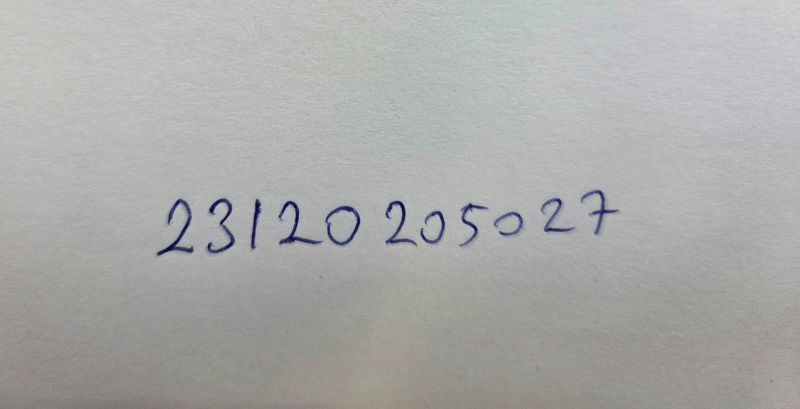
#> input picture okulnoelyazisi.jpeg, 1599 x 818 px (shown at 1/2 size)
$ jupyter execute --allow-errors mnist_mlp.ipynb
#> lines starting #> are read from the running program, lines starting #| are printed output that depends on the picture; after the words box and inside, x2 and y2 are one past the last pixel; in counts of white or black regions, pixels touching at a corner belong together
# MNIST ile MLP Tabanlı El Yazısı Rakam Tanıma

**Öğrenci No:** 23120205027

Bu notebook şunları yapar:
1. MNIST'i **train / validation / test** olarak ayırır (test verisi model geliştirmede kullanılmaz).
2. **Deney 1:** Temel MLP (2 hidden layer, ReLU, CrossEntropyLoss, Adam) eğitir; loss/accuracy, test accuracy ve eğitim süresini raporlar, grafikleri çizer.
3. **Deney 2:** Farklı hiperparametre yapılandırmalarını karşılaştırır (model seçimi yalnızca validation accuracy ile yapılır).
4. Kendi el yazımla yazdığım okul numarasını MNIST formatına getirip (gri ton, 28×28, siyah arka plan / beyaz rakam, normalizasyon) modele verir.

> Colab'da: `Çalışma zamanı → Çalışma zamanı türünü değiştir → T4 GPU` seçilirse daha hızlı çalışır (CPU'da da çalışır).

[cell 1]
import os, time, random, copy
import numpy as np
import torch
import torch.nn as nn
import torch.nn.functional as F
import matplotlib.pyplot as plt
from torchvision import datasets
from PIL import Image, ImageFilter
from scipy import ndimage

SEED = 42
def set_seed(seed=SEED):
#> called with seed = 42
    random.seed(seed); np.random.seed(seed); torch.manual_seed(seed); torch.cuda.manual_seed_all(seed)
#> (this line was passed over: torch is not available in this run)
#> (this line was passed over: torch is not available in this run)
set_seed()

#> (the rest of this cell did not finish here and is left out)

## 1. Veri Seti ve Train / Validation / Test Ayrımı

- MNIST'in resmi **60.000** görüntülük eğitim kümesi → **50.000 train + 10.000 validation** (sabit seed ile rastgele bölme).
- MNIST'in resmi **10.000** görüntülük test kümesi → **test** (sadece en sonda, bir kez değerlendirme için).
- Ön işleme: piksel değerleri [0,1] aralığına ölçeklenir, ardından MNIST ortalama/std'si ile normalize edilir: `(x - 0.1307) / 0.3081`.
- MLP girdisi: 28×28 görüntü → 784 boyutlu vektör (flatten).

[cell 2]
MNIST_MEAN, MNIST_STD = 0.1307, 0.3081

#> (the rest of this cell did not finish here and is left out)

## 2. Model ve Eğitim Fonksiyonları

MLP: `784 → hidden_1 → ReLU → ... → hidden_k → ReLU → 10`. Çıkışta softmax yok; `nn.CrossEntropyLoss` softmax + negative log-likelihood'u kendi içinde uygular.

Her epoch sonunda validation accuracy ölçülür ve **en iyi validation accuracy'e sahip ağırlıklar** saklanır (model seçimi test verisine bakılmadan yapılır).

[cell 3]
class MLP(nn.Module):
    # [10 lines left out: function __init__, not called in this run]

    def forward(self, x):
        return self.net(x.view(x.size(0), -1))


#> (the rest of this cell did not finish here and is left out)

## 3. Deney 1 – Temel MLP Modeli

| Hiperparametre | Değer |
|---|---|
| Mimari | 784 → 256 → 128 → 10 (2 hidden layer) |
| Aktivasyon | ReLU |
| Loss | CrossEntropyLoss |
| Optimizer | Adam |
| Learning rate | 0.001 |
| Batch size | 128 |
| Epoch | 20 |
| Dropout / weight decay | yok |
| Seed | 42 |

[cell 4]
BASE_CFG = dict(name="Temel MLP", hidden=(256, 128), optimizer="adam", lr=1e-3,
                batch_size=128, epochs=20, dropout=0.0)

#> (the rest of this cell did not finish here and is left out)

### Deney 1 Sonuçları
Validation'a göre en iyi epoch'taki ağırlıklar seçildi. **Test accuracy sadece burada, bir kez hesaplanır.**

#> (a cell that did not finish here is left out)

#> (a cell that did not finish here is left out)

## 4. Deney 2 – Hiperparametre Karşılaştırması

Temel modelden yola çıkarak **her seferinde bir hiperparametre** değiştirilir. Tüm modeller aynı train/validation ayrımıyla, aynı seed ile eğitilir.
En iyi yapılandırma **validation accuracy**'ye göre seçilir; test accuracy yalnızca bilgi amaçlı tabloya eklenir (seçimde kullanılmaz).

[cell 7]
EXP_EPOCHS = 15
CONFIGS = [
    dict(name="Temel (256-128, Adam 1e-3)", hidden=(256, 128), optimizer="adam", lr=1e-3,  batch_size=128, epochs=EXP_EPOCHS),
    dict(name="Küçük ağ (64-32)",           hidden=(64, 32),   optimizer="adam", lr=1e-3,  batch_size=128, epochs=EXP_EPOCHS),
    dict(name="Büyük ağ (512-256)",         hidden=(512, 256), optimizer="adam", lr=1e-3,  batch_size=128, epochs=EXP_EPOCHS),
    dict(name="Derin ağ (512-256-128)",     hidden=(512, 256, 128), optimizer="adam", lr=1e-3, batch_size=128, epochs=EXP_EPOCHS),
    dict(name="Yüksek LR (Adam 1e-2)",      hidden=(256, 128), optimizer="adam", lr=1e-2,  batch_size=128, epochs=EXP_EPOCHS),
    dict(name="Düşük LR (Adam 1e-4)",       hidden=(256, 128), optimizer="adam", lr=1e-4,  batch_size=128, epochs=EXP_EPOCHS),
    dict(name="SGD (lr 0.01)",              hidden=(256, 128), optimizer="sgd",  lr=1e-2,  batch_size=128, epochs=EXP_EPOCHS),
    dict(name="SGD + momentum 0.9",         hidden=(256, 128), optimizer="sgd",  lr=1e-2,  momentum=0.9, batch_size=128, epochs=EXP_EPOCHS),
    dict(name="Büyük batch (512)",          hidden=(256, 128), optimizer="adam", lr=1e-3,  batch_size=512, epochs=EXP_EPOCHS),
    dict(name="Dropout 0.2",                hidden=(256, 128), optimizer="adam", lr=1e-3,  batch_size=128, epochs=EXP_EPOCHS, dropout=0.2),
    dict(name="Büyük ağ + Dropout 0.3",     hidden=(512, 256), optimizer="adam", lr=1e-3,  batch_size=128, epochs=EXP_EPOCHS, dropout=0.3),
]

results = []
#> (the rest of this cell did not finish here and is left out)

[cell 8]
header = f"{'Yapılandırma':<30}{'Param':>10}{'Epoch':>7}{'TrLoss':>8}{'VaLoss':>8}{'TrAcc':>8}{'VaAcc':>8}{'TeAcc':>8}{'Süre(s)':>9}"
print(header); print("-" * len(header))
for r in results:
    n_p = sum(p.numel() for p in r["model"].parameters())
    print(f"{r['cfg']['name']:<30}{n_p:>10,}{r['best_epoch']:>7}{r['train_loss']:>8.4f}{r['val_loss']:>8.4f}"
          f"{r['train_acc']*100:>7.2f}%{r['val_acc']*100:>7.2f}%{r['test_acc']*100:>7.2f}%{r['time']:>9.1f}")

#> (the rest of this cell did not finish here and is left out)

## 5. Kendi El Yazımın Hazırlanması ve Tahmin

Fotoğraf: beyaz kâğıt üzerine mavi tükenmez kalemle yazılmış okul numarası (`okulnoelyazisi.jpeg`).

MNIST formatına getirme adımları:
1. **Gri tonlamaya çevirme.**
2. **Aydınlatma düzeltme:** büyük Gaussian blur ile arka plan tahmini yapılıp görüntü bu arka plana bölünür (fotoğraftaki gölge/ışık farkı giderilir).
3. **Renk ters çevirme:** MNIST'te arka plan siyah (0), rakam beyazdır → mürekkep parlak, kâğıt 0 olur.
4. **Otsu eşikleme + bağlantılı bileşen analizi** ile rakamlar ayrı ayrı bulunur, soldan sağa sıralanır.
5. **Kalınlaştırma:** tükenmez kalem çizgisi MNIST'e göre ince olduğu için hafif dilation uygulanır.
6. **MNIST'teki gibi boyutlandırma:** rakam en-boy oranı korunarak 20×20 kutuya sığdırılır, 28×28 tuvale yerleştirilir ve kütle merkezi ortaya kaydırılır.
7. **Normalizasyon:** [0,1] → `(x - 0.1307) / 0.3081` (eğitim verisiyle aynı).

[cell 9]
IMAGE_PATH = "okulnoelyazisi.jpeg"
STUDENT_NO = "23120205027"

if not os.path.exists(IMAGE_PATH):
    try:
        from google.colab import files
        print("Okul numarası fotoğrafını yükleyin:")
        IMAGE_PATH = list(files.upload().keys())[0]
    except ImportError:
        raise FileNotFoundError(f"{IMAGE_PATH} bulunamadı")
print("Görüntü:", IMAGE_PATH)

[cell 10]
def otsu_threshold(x):
    hist, edges = np.histogram(x, bins=256, range=(0, 1))
    p = hist / hist.sum()
    w = np.cumsum(p)
    mu = np.cumsum(p * edges[:-1])
    between = (mu[-1] * w - mu) ** 2 / (w * (1 - w) + 1e-12)
    return edges[np.argmax(between)]


def to_mnist_style(crop):
    # crop: siyah arka plan, beyaz rakam, değerler 0..1
    h, w = crop.shape
    stroke = max(1, round(max(h, w) / 25))
    crop = ndimage.grey_dilation(crop, size=(stroke, stroke))         # çizgiyi kalınlaştır
    side = max(h, w) + 2 * stroke
    square = np.zeros((side, side), np.float32)
    y0, x0 = (side - h) // 2, (side - w) // 2
    square[y0:y0 + h, x0:x0 + w] = crop                                # en-boy oranını koru
    d20 = Image.fromarray((square * 255).astype(np.uint8)).resize((20, 20), Image.LANCZOS)
    out = np.zeros((28, 28), np.float32)
    out[4:24, 4:24] = np.asarray(d20, np.float32) / 255.0             # 20x20 → 28x28 tuval
    cy, cx = ndimage.center_of_mass(out)
    out = ndimage.shift(out, (14 - cy, 14 - cx), order=1, mode="constant")  # kütle merkezini ortala
    return np.clip(out, 0, 1)


def preprocess_number_image(path):
#> called with path = 'okulnoelyazisi.jpeg'
    gray = Image.open(path).convert("L")                               # 1) gri ton
    bg = gray.filter(ImageFilter.GaussianBlur(radius=40))              # 2) arka plan tahmini
    g = np.asarray(gray, np.float32)
    b = np.asarray(bg, np.float32) + 1e-6
    ink = np.clip(1.0 - g / b, 0, 1)                                    # 3) ters çevir: mürekkep parlak
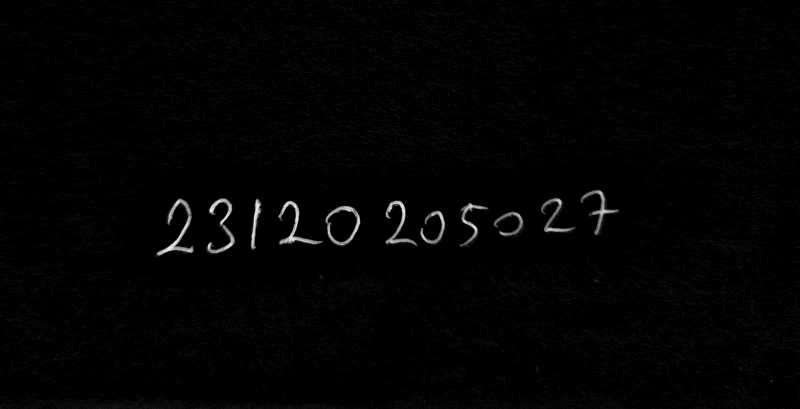
#> ink: shape (818, 1599) float32 (shown at 1/2 size); min 0, max 0.981, mean 0.0125
    ink /= ink.max()

    thr = otsu_threshold(ink)                                           # 4) eşikleme
#> in otsu_threshold, `hist, edges = np.histogram(x, bins=256, range=(0, 1))`: hist = 256 values, max 816953 at index 0, min 0 at index 248, mean 5109.3; edges = 257 values from 0 to 1
#> in otsu_threshold, `p = hist / hist.sum()`: p = 256 values, max 0.625 at index 0, min 0 at index 248, mean 0.00391
#> in otsu_threshold, `w = np.cumsum(p)`: w = 256 values from 0.625 to 1
#> in otsu_threshold, `mu = np.cumsum(p * edges[:-1])`: mu = 256 values from 0 to 0.0119
#> in otsu_threshold, `between = (mu[-1] * w - mu) ** 2 / (w * (1 - w) + 1e-12)`: between = 256 values, max 0.00348 at index 78, min 7.53e-23 at index 255, mean 0.0023
#> thr = 0.305
    mask = ink > thr
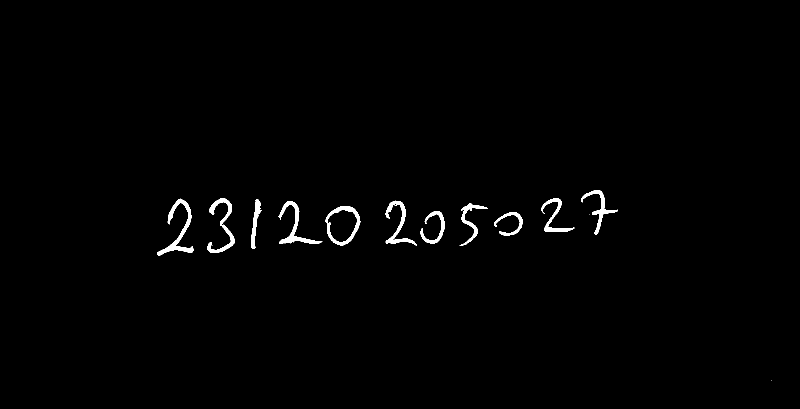
#> mask: shape (818, 1599) bool (shown at 1/2 size); 0.97% white; 15 white regions (3 under 20 px), largest, box (x1, y1, x2, y2) and area: (314, 397, 387, 511) 1751, (557, 402, 645, 488) 1454, (651, 412, 721, 491) 1370
    labels, n = ndimage.label(ndimage.binary_dilation(mask, iterations=2))
#> labels: shape (818, 1599) int32; 13 distinct labels, from 0 to 12
#> n = 12
    sizes = ndimage.sum(mask, labels, range(1, n + 1))
#> sizes = [1091, 1751, 1461, 988, 787, 1271, 1454, 925, 1370, 875, 707, 1]
    objs = ndimage.find_objects(labels)
#> objs = 12 items
    boxes = [objs[i] for i in range(n) if sizes[i] > 0.15 * sizes.max()]   # küçük lekeleri at
#> boxes = 11 items
    boxes.sort(key=lambda s: s[1].start)

    merged = []                                                         # aynı rakama ait parçaları birleştir
    for s in boxes:
        if merged:
            m = merged[-1]
            overlap = min(m[1].stop, s[1].stop) - max(m[1].start, s[1].start)
            if overlap > 0.5 * min(m[1].stop - m[1].start, s[1].stop - s[1].start):
                merged[-1] = (slice(min(m[0].start, s[0].start), max(m[0].stop, s[0].stop)),
                              slice(min(m[1].start, s[1].start), max(m[1].stop, s[1].stop)))
                continue
        merged.append(s)
#> this loop made 11 passes
#> overlap on passes 2 to 11: -24, -28, -30, -2, -46, -2, -25, -8, -32, -9
#> after the loop, merged = 11 items

    digits = []
    for s in merged:
        crop = ink[s] * (ink[s] > thr * 0.6)
        digits.append(to_mnist_style(crop / crop.max()))                # 5-6) MNIST biçimi
#> this loop made 11 passes
#> (h in to_mnist_style, w in to_mnist_style, stroke in to_mnist_style, side in to_mnist_style, y0 in to_mnist_style, x0 in to_mnist_style, cy in to_mnist_style, cx in to_mnist_style) on passes 1 to 11: (118, 77, 5, 128, 5, 25, 14.52, 14.36), (113, 59, 5, 123, 5, 32, 13.38, 13.8), (104, 25, 4, 112, 4, 43, 12.8, 13.03), (90, 92, 4, 100, 5, 4, 14.77, 10.98), (83, 74, 3, 89, 3, 7, 12.82, 13.69), (95, 67, 4, 103, 4, 18, 13.28, 12.18), (69, 54, 3, 75, 3, 10, 13.56, 14.42), (90, 61, 4, 98, 4, 18, 11.69, 12.13), (52, 62, 2, 66, 7, 2, 12.81, 14.69), (71, 71, 3, 77, 3, 3, 14.49, 11.87), (93, 78, 4, 101, 4, 11, 11.87, 13.32)
#> pass 1, in preprocess_number_image, `crop = ink[s] * (ink[s] > thr * 0.6)`:
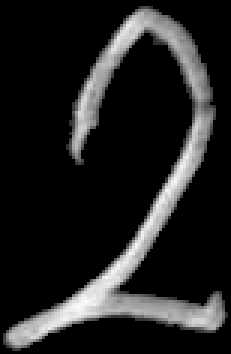
#> crop: shape (118, 77) float32 (shown 3 times larger); min 0, max 0.987, mean 0.132
#> pass 1, in to_mnist_style, `crop = ndimage.grey_dilation(crop, size=(stroke, stroke))`:
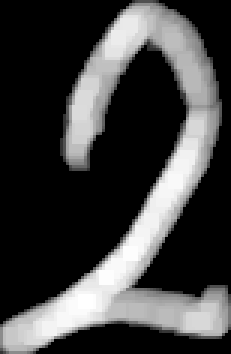
#> crop: shape (118, 77) float32 (shown 3 times larger); min 0, max 1, mean 0.252
#> pass 1, in to_mnist_style, `d20 = Image.fromarray((square * 255).astype(np.uint8)).resize((20, 20)..`:
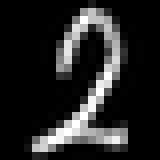
#> d20: PIL image 20x20 L (shown 8 times larger); min 0, max 255, mean 36.8
#> pass 1, in to_mnist_style, `out = ndimage.shift(out, (14 - cy, 14 - cx), order=1, mode="constant")`:
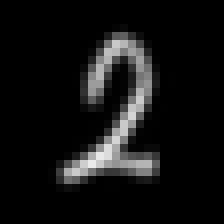
#> out: shape (28, 28) float32 (shown 8 times larger); min 0, max 0.919, mean 0.0737
#> after the loop:
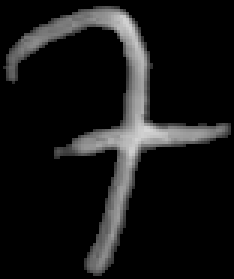
#> crop: shape (93, 78) float32 (shown 3 times larger); min 0, max 0.84, mean 0.0885
#> after the loop, digits = 11 items
    return np.asarray(gray), ink, mask, merged, np.stack(digits)


gray, ink, mask, boxes, my_digits = preprocess_number_image(IMAGE_PATH)
#> boxes = 11 items
print(f"Bulunan rakam sayısı: {len(my_digits)} (beklenen: {len(STUDENT_NO)})")
#| Bulunan rakam sayısı: 11 (beklenen: 11)

fig, ax = plt.subplots(3, 1, figsize=(12, 7))
ax[0].imshow(gray, cmap="gray"); ax[0].set_title("1) Gri ton")
ax[1].imshow(ink, cmap="gray");  ax[1].set_title("2-3) Aydınlatma düzeltme + ters çevirme")
ax[2].imshow(mask, cmap="gray"); ax[2].set_title("4) Otsu eşikleme ve bulunan rakamlar")
for s in boxes:
    ax[2].add_patch(plt.Rectangle((s[1].start, s[0].start), s[1].stop - s[1].start, s[0].stop - s[0].start,
                                  fill=False, edgecolor="red", lw=1.5))
#> this loop made 11 passes
for a in ax: a.axis("off")
plt.tight_layout(); plt.show()
#> after `plt.tight_layout()`:
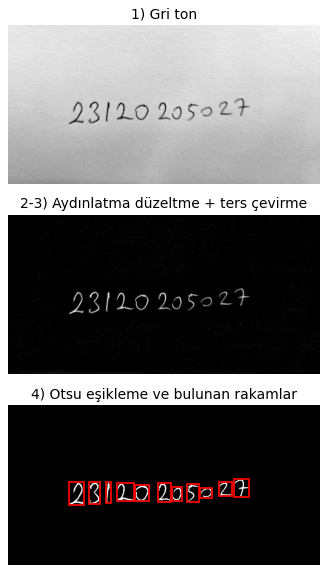
#> figure drawn by matplotlib, 3 panels

# 28x28 rakamları kaydet (repoya eklemek için)
os.makedirs("el_yazisi_28x28", exist_ok=True)
for i, d in enumerate(my_digits):
    lbl = STUDENT_NO[i] if i < len(STUDENT_NO) else "x"
    Image.fromarray((d * 255).astype(np.uint8)).save(f"el_yazisi_28x28/{i:02d}_{lbl}.png")
#> this loop made 11 passes
#> lbl on passes 1 to 11: '2', '3', '1', '2', '0', '2', '0', '5', '0', '2', '7'
#> pass 2, `Image.fromarray((d * 255).astype(np.uint8)).save(f"el_yazisi_28x28/{i:..`:
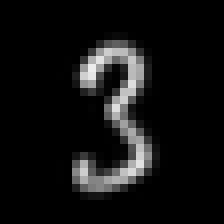
#> saved as 01_3.png: PIL image 28x28 L (shown 8 times larger); min 0, max 237, mean 17.7

# MNIST örnekleriyle yan yana karşılaştırma
fig, axes = plt.subplots(2, len(my_digits), figsize=(1.2 * len(my_digits), 2.8))
#> (the rest of this cell did not finish here and is left out)
